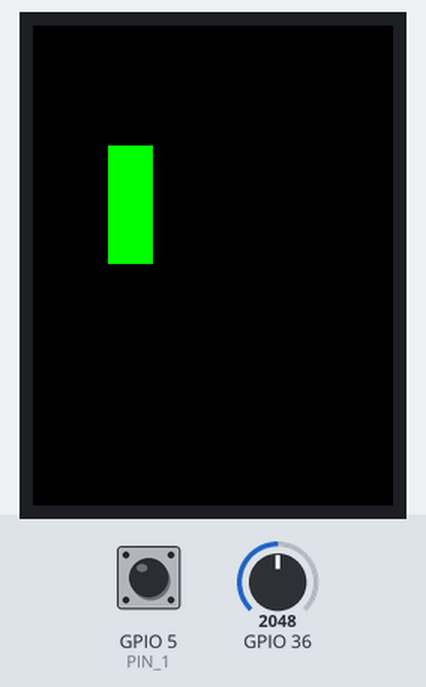
Bench run of a sketch on a simulated ESP32. Parts: 240×320 colour display. The inputs (shaded band) are chosen by the test bench; at power-on: GPIO 5 (PIN_1) HIGH, GPIO 36 = 2048. What the sketch prints to the serial monitor is not drawn.

1.5 s: GPIO 5 (PIN_1) pulled LOW for 0.15 s
Above: at 2.2 s.
Timing chart, 0 to 4.5 s (numbered marks = the images above; inputs shaded):
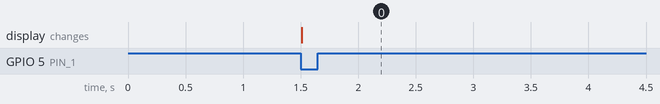

The sketch:

audio_displayer.ino
```cpp
#include <SPI.h>
#include <TFT_eSPI.h>
TFT_eSPI tft = TFT_eSPI();

const int UPDATE_PERIOD = 20;
const uint8_t PIN_1 = 5; //button 1
const uint8_t PIN_2 = 0; //button 2
uint32_t primary_timer;
float sample_rate = 2000; //Hz
float sample_period = (int)(1e6 / sample_rate);

const uint8_t BAR_WIDTH = 30;
const uint8_t BAR_X = 50;
const uint8_t SCREEN_YMAX = 159;
int render_counter;
uint16_t raw_reading;
uint16_t scaled_reading_for_lcd;
uint16_t old_scaled_reading_for_lcd;
float scaled_reading_for_serial;

void setup() {
  Serial.begin(115200);               // Set up serial port
  pinMode(PIN_1, INPUT_PULLUP);
  primary_timer = micros();
  render_counter = 0;
  tft.init();  //init screen
  tft.setRotation(2); //adjust rotation
  tft.setTextSize(1); //default font size
  tft.fillScreen(TFT_BLACK); //fill background
  tft.setTextColor(TFT_GREEN, TFT_BLACK); //set col
}

void loop() {
  while (!digitalRead(PIN_1)) {
    render_counter++;
    if (render_counter % UPDATE_PERIOD == 0) {
      raw_reading = analogRead(A0);
      scaled_reading_for_lcd = raw_reading * 159 / 4096; //MUST CHANGE
      Serial.println(scaled_reading_for_lcd);
      if (old_scaled_reading_for_lcd > scaled_reading_for_lcd) {
        tft.fillRect(BAR_X, SCREEN_YMAX - old_scaled_reading_for_lcd, BAR_WIDTH, (old_scaled_reading_for_lcd - scaled_reading_for_lcd), TFT_BLACK);
      }
      scaled_reading_for_serial = raw_reading * 3.3 / 4096;
      Serial.println(scaled_reading_for_serial);
      tft.fillRect(BAR_X, SCREEN_YMAX - scaled_reading_for_lcd, BAR_WIDTH, scaled_reading_for_lcd, TFT_GREEN);
      old_scaled_reading_for_lcd = scaled_reading_for_lcd; //remember, remember the scaled_reading_for_lcd
    }
    while (micros() > primary_timer && micros() - primary_timer < sample_period); //prevents rollover glitch every 71 minutes...not super needed
    primary_timer = micros();
  }
}
```

Measured:
- after the input at 1.5 s, the display: changes at once (image 0)
